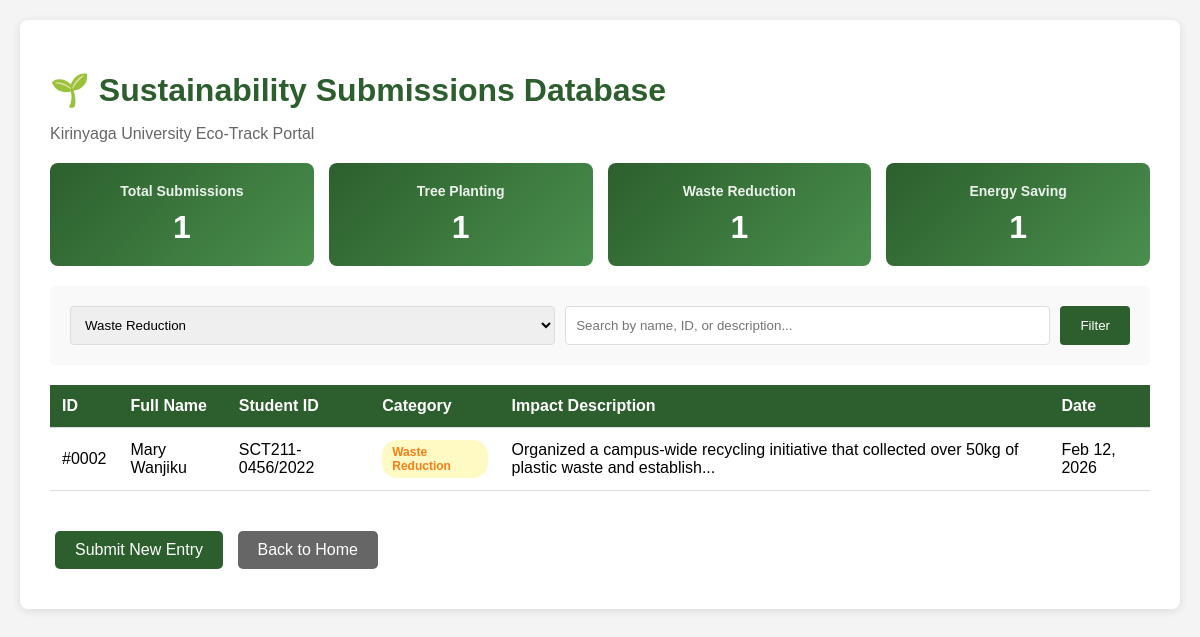
Page /eco_track/view_submissions.php?category=Waste Reduction on the committed database.
### tables this page shows
CREATE TABLE IF NOT EXISTS sustainability_submissions (
    id INT AUTO_INCREMENT PRIMARY KEY,
    full_name VARCHAR(100) NOT NULL,
    student_id VARCHAR(50) NOT NULL,
    action_category ENUM('Tree Planting', 'Waste Reduction', 'Energy Saving') NOT NULL,
    impact_description TEXT NOT NULL,
    submission_date TIMESTAMP DEFAULT CURRENT_TIMESTAMP,
    INDEX idx_student_id (student_id),
    INDEX idx_category (action_category),
    INDEX idx_date (submission_date)
);

### eco_track/view_submissions.php (the view, shortened to what this page needs)
<?php
$conn = getDBConnection();
$records_per_page = 10;
$page = isset($_GET['page']) ? (int)$_GET['page'] : 1;
$offset = ($page - 1) * $records_per_page;
$categoryFilter = isset($_GET['category']) ? $_GET['category'] : '';
$searchQuery = isset($_GET['search']) ? trim($_GET['search']) : '';
$whereConditions = [];
$params = [];
$types = '';
if (!empty($categoryFilter)) {
    $whereConditions[] = "action_category = ?";
    $params[] = $categoryFilter;
    $types .= 's';
}
$whereClause = !empty($whereConditions) ? "WHERE " . implode(" AND ", $whereConditions) : "";
$countSql = "SELECT COUNT(*) as total FROM sustainability_submissions $whereClause";
$countStmt = $conn->prepare($countSql);
if (!empty($params)) {
    $countStmt->bind_param($types, ...$params);
}
$countStmt->execute();
$totalRecords = $countStmt->get_result()->fetch_assoc()['total'];
$sql = "SELECT * FROM sustainability_submissions $whereClause ORDER BY submission_date DESC LIMIT ? OFFSET ?";
$params[] = $records_per_page;
$params[] = $offset;
$types .= 'ii';
$stmt = $conn->prepare($sql);
if (!empty($params)) {
    $stmt->bind_param($types, ...$params);
}
$stmt->execute();
$result = $stmt->get_result();
$statsSql = "SELECT action_category, COUNT(*) as count FROM sustainability_submissions GROUP BY action_category";
$statsResult = $conn->query($statsSql);
$stats = [];
while ($row = $statsResult->fetch_assoc()) {
    $stats[$row['action_category']] = $row['count'];
}
?>
<!DOCTYPE html>
<html lang="en">
<head>
</head>
<body>
    <div class="container">
        <h1>🌱 Sustainability Submissions Database</h1>
        <p style="color: #666;">Kirinyaga University Eco-Track Portal</p>
        <div class="stats-grid">
            <div class="stat-card">
                <h3>Total Submissions</h3>
                <div class="number"><?php echo $totalRecords; ?></div>
            </div>
            <div class="stat-card">
                <h3>Tree Planting</h3>
                <div class="number"><?php echo isset($stats['Tree Planting']) ? $stats['Tree Planting'] : 0; ?></div>
            </div>
            <div class="stat-card">
                <h3>Waste Reduction</h3>
                <div class="number"><?php echo isset($stats['Waste Reduction']) ? $stats['Waste Reduction'] : 0; ?></div>
            </div>
            <div class="stat-card">
                <h3>Energy Saving</h3>
                <div class="number"><?php echo isset($stats['Energy Saving']) ? $stats['Energy Saving'] : 0; ?></div>
            </div>
        </div>
        <form method="GET" class="filters">
            <select name="category">
                <option value="Waste Reduction" <?php echo $categoryFilter === 'Waste Reduction' ? 'selected' : ''; ?>>Waste Reduction</option>
            </select>
            <input type="text" name="search" placeholder="Search by name, ID, or description..." value="<?php echo htmlspecialchars($searchQuery); ?>">
            <button type="submit">Filter</button>
        </form>
        <?php if ($result->num_rows > 0): ?>
            <table>
                <thead>
                    <tr>
                        <th>ID</th>
                        <th>Full Name</th>
                        <th>Student ID</th>
                        <th>Category</th>
                        <th>Impact Description</th>
                        <th>Date</th>
                    </tr>
                </thead>
                <tbody>
                    <?php while ($row = $result->fetch_assoc()): ?>
                        <tr>
                            <td>#<?php echo str_pad($row['id'], 4, '0', STR_PAD_LEFT); ?></td>
                            <td><?php echo htmlspecialchars($row['full_name']); ?></td>
                            <td><?php echo htmlspecialchars($row['student_id']); ?></td>
                            <td>
                                <?php
                                $badgeClass = '';
                                switch ($row['action_category']) {
                                    case 'Waste Reduction':
                                        $badgeClass = 'badge-waste';
                                        break;
                                }
                                ?>
                                <span class="category-badge <?php echo $badgeClass; ?>">
                                    <?php echo htmlspecialchars($row['action_category']); ?>
                                </span>
                            </td>
                            <td><?php echo htmlspecialchars(substr($row['impact_description'], 0, 100)) . '...'; ?></td>
                            <td><?php echo date('M j, Y', strtotime($row['submission_date'])); ?></td>
                        </tr>
                    <?php endwhile; ?>
                </tbody>
            </table>
        <?php endif; ?>
        <div style="margin-top: 30px;">
            <a href="track.php" class="btn">Submit New Entry</a>
            <a href="welcome.php" class="btn" style="background-color: #666;">Back to Home</a>
        </div>
    </div>
</body>
</html>

### eco_track/view_submissions.php (style rules this page uses)
body { font-family: Arial, sans-serif; margin: 0; padding: 20px; background-color: #f4f4f4; }
.container { max-width: 1200px; margin: 0 auto; background-color: white; padding: 30px; border-radius: 8px; box-shadow: 0 2px 10px rgba(0,0,0,0.1); }
h1 { color: #2c5f2d; margin-bottom: 10px; }
.stats-grid { display: grid; grid-template-columns: repeat(auto-fit, minmax(200px, 1fr)); gap: 15px; margin: 20px 0; }
.stat-card { background: linear-gradient(135deg, #2c5f2d 0%, #4a8f4d 100%); color: white; padding: 20px; border-radius: 8px; text-align: center; }
.stat-card h3 { margin: 0 0 10px 0; font-size: 14px; opacity: 0.9; }
.stat-card .number { font-size: 32px; font-weight: bold; }
.filters { background-color: #f9f9f9; padding: 20px; border-radius: 5px; margin: 20px 0; display: grid; grid-template-columns: 1fr 1fr auto; gap: 10px; }
.filters select, .filters input[type="text"], .filters button { padding: 10px; border: 1px solid #ddd; border-radius: 4px; }
.filters button { background-color: #2c5f2d; color: white; border: none; cursor: pointer; padding: 10px 20px; }
table { width: 100%; border-collapse: collapse; margin: 20px 0; }
th, td { padding: 12px; text-align: left; border-bottom: 1px solid #ddd; }
th { background-color: #2c5f2d; color: white; font-weight: bold; }
.category-badge { display: inline-block; padding: 5px 10px; border-radius: 15px; font-size: 12px; font-weight: bold; }
.badge-waste { background-color: #fff9c4; color: #f57f17; }
.btn { display: inline-block; padding: 10px 20px; background-color: #2c5f2d; color: white; text-decoration: none; border-radius: 5px; margin: 10px 5px; }

### rows in the picture
sustainability_submissions: id "0002", full_name "Mary Wanjiku", student "SCT211-0456/2022", action_category "Waste Reduction", impact_description "Organized a campus-wide recycling initiative that collected over 50kg of plastic waste and establish", submission_date "Feb 12, 2026"

### other values in the picture
$totalRecords "1"
$stats['Tree Planting'] "1"
$stats['Waste Reduction'] "1"
$stats['Energy Saving'] "1"
